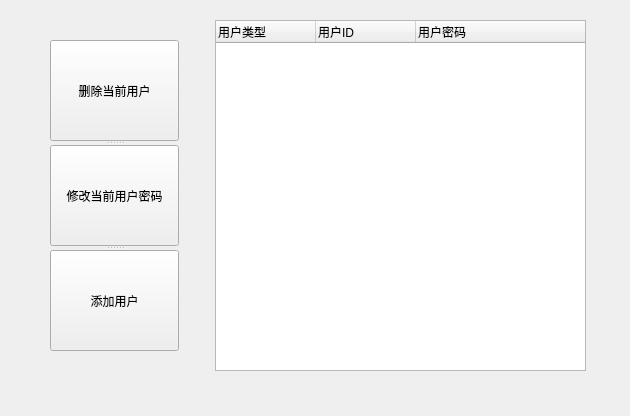
<?xml version="1.0" encoding="UTF-8"?>
<ui version="4.0">
 <class>AdminInterface</class>
 <widget class="QWidget" name="AdminInterface">
  <property name="geometry">
   <rect>
    <x>0</x>
    <y>0</y>
    <width>630</width>
    <height>416</height>
   </rect>
  </property>
  <property name="windowTitle">
   <string>Form</string>
  </property>
  <widget class="QTreeWidget" name="treeWidget">
   <property name="geometry">
    <rect>
     <x>215</x>
     <y>20</y>
     <width>371</width>
     <height>351</height>
    </rect>
   </property>
   <column>
    <property name="text">
     <string>用户类型</string>
    </property>
   </column>
   <column>
    <property name="text">
     <string>用户ID</string>
    </property>
   </column>
   <column>
    <property name="text">
     <string>用户密码</string>
    </property>
   </column>
  </widget>
  <widget class="QSplitter" name="splitter">
   <property name="geometry">
    <rect>
     <x>50</x>
     <y>40</y>
     <width>129</width>
     <height>311</height>
    </rect>
   </property>
   <property name="orientation">
    <enum>Qt::Vertical</enum>
   </property>
   <widget class="QPushButton" name="pushButton">
    <property name="text">
     <string>删除当前用户</string>
    </property>
   </widget>
   <widget class="QPushButton" name="pushButton_2">
    <property name="text">
     <string>修改当前用户密码</string>
    </property>
   </widget>
   <widget class="QPushButton" name="pushButton_3">
    <property name="text">
     <string>添加用户</string>
    </property>
   </widget>
  </widget>
 </widget>
 <resources/>
 <connections/>
</ui>
